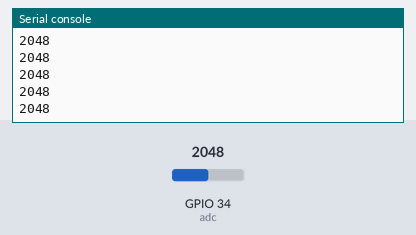
Simulated run of this program. Board: ESP32 board running MicroPython. On the bench: the last lines printed to the serial console. The test bench sets the inputs (shaded band); at power-on: GPIO 34 (adc) = 2048 (analog values on the 0–4095 scale).

Above: at 1.2 s.
1.3 s: GPIO 34 (adc) set to 2866
At 1.32 s:
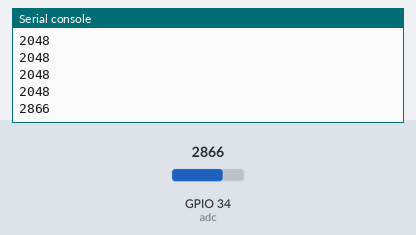
2.8 s: GPIO 34 (adc) set to 3603
At 2.82 s:
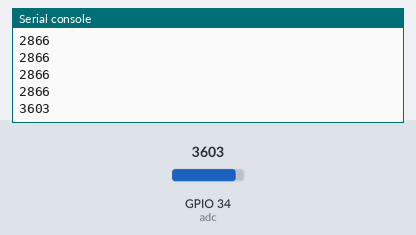
Timing chart, 0 to 5.8 s (numbered marks = the images above; inputs shaded):
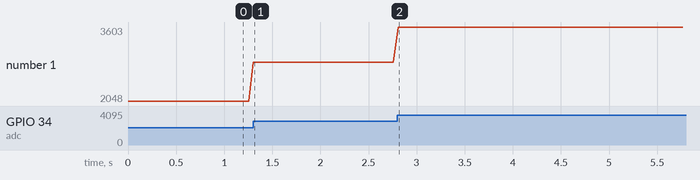

The program:

Lab13.py
```python
from machine import Pin,ADC
import time

adc = ADC(Pin(34)) #設定接收 ADC 腳位
adc.atten(ADC.ATTN_11DB)    # 設定最大電壓為3.6V

while True:
    print(adc.read()) #讀取 ADC 值
    time.sleep(0.05)
```

Measured:
- after the input at 1.3 s, the serial console: prints a new line at once (image 1)
- after the input at 2.8 s, the serial console: prints a new line at once (image 2)
- plotted number 1: 2048 → 2866 after the input at 1.3 s, 2866 → 3603 after the input at 2.8 s
